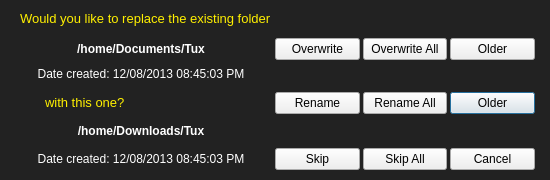
<?xml version="1.0" encoding="UTF-8"?>
<ui version="4.0">
 <class>folderExistsDialog</class>
 <widget class="QDialog" name="folderExistsDialog">
  <property name="geometry">
   <rect>
    <x>0</x>
    <y>0</y>
    <width>550</width>
    <height>180</height>
   </rect>
  </property>
  <property name="sizePolicy">
   <sizepolicy hsizetype="Preferred" vsizetype="Preferred">
    <horstretch>0</horstretch>
    <verstretch>0</verstretch>
   </sizepolicy>
  </property>
  <property name="minimumSize">
   <size>
    <width>550</width>
    <height>180</height>
   </size>
  </property>
  <property name="maximumSize">
   <size>
    <width>550</width>
    <height>180</height>
   </size>
  </property>
  <property name="windowTitle">
   <string>Folder Already Exists</string>
  </property>
  <property name="windowIcon">
   <iconset resource="../assets.qrc">
    <normaloff>:/icons/res/copyIcon.png</normaloff>:/icons/res/copyIcon.png</iconset>
  </property>
  <property name="styleSheet">
   <string notr="true">QDialog
{
background:#222222;
}

QLabel
{
color:#ffffff;
}

#lblMsg,#lblMsg2
{
color:#fff000;
}</string>
  </property>
  <widget class="QWidget" name="gridLayoutWidget">
   <property name="geometry">
    <rect>
     <x>0</x>
     <y>0</y>
     <width>540</width>
     <height>178</height>
    </rect>
   </property>
   <layout class="QGridLayout" name="gridLayout">
    <property name="leftMargin">
     <number>10</number>
    </property>
    <property name="topMargin">
     <number>2</number>
    </property>
    <property name="rightMargin">
     <number>5</number>
    </property>
    <property name="bottomMargin">
     <number>2</number>
    </property>
    <property name="spacing">
     <number>3</number>
    </property>
    <item row="3" column="3">
     <widget class="QPushButton" name="btnRenameOlder">
      <property name="text">
       <string>Older</string>
      </property>
     </widget>
    </item>
    <item row="5" column="0">
     <widget class="QLabel" name="lblFolderInfo2">
      <property name="minimumSize">
       <size>
        <width>0</width>
        <height>18</height>
       </size>
      </property>
      <property name="maximumSize">
       <size>
        <width>16777215</width>
        <height>18</height>
       </size>
      </property>
      <property name="text">
       <string>&lt;html&gt;&lt;head/&gt;&lt;body&gt;&lt;p&gt;Date created: 12/08/2013 08:45:03 PM&lt;/p&gt;&lt;/body&gt;&lt;/html&gt;</string>
      </property>
      <property name="alignment">
       <set>Qt::AlignCenter</set>
      </property>
     </widget>
    </item>
    <item row="2" column="0">
     <widget class="QLabel" name="lblFolderInfo1">
      <property name="minimumSize">
       <size>
        <width>0</width>
        <height>18</height>
       </size>
      </property>
      <property name="maximumSize">
       <size>
        <width>16777215</width>
        <height>18</height>
       </size>
      </property>
      <property name="text">
       <string>&lt;html&gt;&lt;head/&gt;&lt;body&gt;&lt;p&gt;Date created: 12/08/2013 08:45:03 PM&lt;/p&gt;&lt;/body&gt;&lt;/html&gt;</string>
      </property>
      <property name="alignment">
       <set>Qt::AlignHCenter|Qt::AlignTop</set>
      </property>
      <property name="wordWrap">
       <bool>false</bool>
      </property>
     </widget>
    </item>
    <item row="3" column="1">
     <widget class="QPushButton" name="btnRename">
      <property name="text">
       <string>Rename</string>
      </property>
     </widget>
    </item>
    <item row="5" column="1">
     <widget class="QPushButton" name="btnSkip">
      <property name="text">
       <string>Skip</string>
      </property>
     </widget>
    </item>
    <item row="3" column="2">
     <widget class="QPushButton" name="btnRenameAll">
      <property name="text">
       <string>Rename All</string>
      </property>
     </widget>
    </item>
    <item row="4" column="0">
     <widget class="QLabel" name="lblFolder2">
      <property name="minimumSize">
       <size>
        <width>0</width>
        <height>20</height>
       </size>
      </property>
      <property name="maximumSize">
       <size>
        <width>16777215</width>
        <height>20</height>
       </size>
      </property>
      <property name="text">
       <string>&lt;html&gt;&lt;head/&gt;&lt;body&gt;&lt;p&gt;&lt;span style=&quot; font-weight:600;&quot;&gt;/home/Downloads/Tux&lt;/span&gt;&lt;/p&gt;&lt;/body&gt;&lt;/html&gt;</string>
      </property>
      <property name="alignment">
       <set>Qt::AlignCenter</set>
      </property>
     </widget>
    </item>
    <item row="1" column="0">
     <widget class="QLabel" name="lblFolder1">
      <property name="minimumSize">
       <size>
        <width>0</width>
        <height>20</height>
       </size>
      </property>
      <property name="maximumSize">
       <size>
        <width>16777215</width>
        <height>20</height>
       </size>
      </property>
      <property name="text">
       <string>&lt;html&gt;&lt;head/&gt;&lt;body&gt;&lt;p&gt;&lt;span style=&quot; font-weight:600;&quot;&gt;/home/Documents/Tux&lt;/span&gt;&lt;/p&gt;&lt;/body&gt;&lt;/html&gt;</string>
      </property>
      <property name="alignment">
       <set>Qt::AlignCenter</set>
      </property>
     </widget>
    </item>
    <item row="3" column="0">
     <widget class="QLabel" name="lblMsg2">
      <property name="text">
       <string>&lt;html&gt;&lt;head/&gt;&lt;body&gt;&lt;p&gt;&lt;span style=&quot; font-size:10pt;&quot;&gt;with this one?&lt;/span&gt;&lt;/p&gt;&lt;/body&gt;&lt;/html&gt;</string>
      </property>
      <property name="alignment">
       <set>Qt::AlignLeading|Qt::AlignLeft|Qt::AlignVCenter</set>
      </property>
      <property name="margin">
       <number>0</number>
      </property>
      <property name="indent">
       <number>35</number>
      </property>
     </widget>
    </item>
    <item row="1" column="2">
     <widget class="QPushButton" name="btnOverwriteAll">
      <property name="text">
       <string>Overwrite All</string>
      </property>
     </widget>
    </item>
    <item row="1" column="3">
     <widget class="QPushButton" name="btnOverwriteOlder">
      <property name="text">
       <string>Older</string>
      </property>
     </widget>
    </item>
    <item row="5" column="3">
     <widget class="QPushButton" name="btnCancel">
      <property name="text">
       <string>Cancel</string>
      </property>
     </widget>
    </item>
    <item row="5" column="2">
     <widget class="QPushButton" name="btnSkipAll">
      <property name="text">
       <string>Skip All</string>
      </property>
     </widget>
    </item>
    <item row="1" column="1">
     <widget class="QPushButton" name="btnOverwrite">
      <property name="text">
       <string>Overwrite</string>
      </property>
     </widget>
    </item>
    <item row="0" column="0">
     <layout class="QHBoxLayout" name="horizontalLayout">
      <item>
       <widget class="QLabel" name="label">
        <property name="maximumSize">
         <size>
          <width>30</width>
          <height>30</height>
         </size>
        </property>
        <property name="text">
         <string/>
        </property>
        <property name="pixmap">
         <pixmap resource="../assets.qrc">:/icons/res/moveIcon.png</pixmap>
        </property>
        <property name="scaledContents">
         <bool>true</bool>
        </property>
       </widget>
      </item>
      <item>
       <widget class="QLabel" name="lblMsg">
        <property name="minimumSize">
         <size>
          <width>0</width>
          <height>25</height>
         </size>
        </property>
        <property name="maximumSize">
         <size>
          <width>16777215</width>
          <height>25</height>
         </size>
        </property>
        <property name="text">
         <string>&lt;html&gt;&lt;head/&gt;&lt;body&gt;&lt;p&gt;&lt;span style=&quot; font-size:10pt;&quot;&gt;Would you like to replace the existing folder&lt;/span&gt;&lt;/p&gt;&lt;/body&gt;&lt;/html&gt;</string>
        </property>
        <property name="scaledContents">
         <bool>false</bool>
        </property>
       </widget>
      </item>
     </layout>
    </item>
    <item row="0" column="1">
     <spacer name="verticalSpacer">
      <property name="orientation">
       <enum>Qt::Vertical</enum>
      </property>
      <property name="sizeType">
       <enum>QSizePolicy::Maximum</enum>
      </property>
      <property name="sizeHint" stdset="0">
       <size>
        <width>20</width>
        <height>20</height>
       </size>
      </property>
     </spacer>
    </item>
   </layout>
  </widget>
 </widget>
 <resources>
  <include location="../assets.qrc"/>
 </resources>
 <connections/>
</ui>
